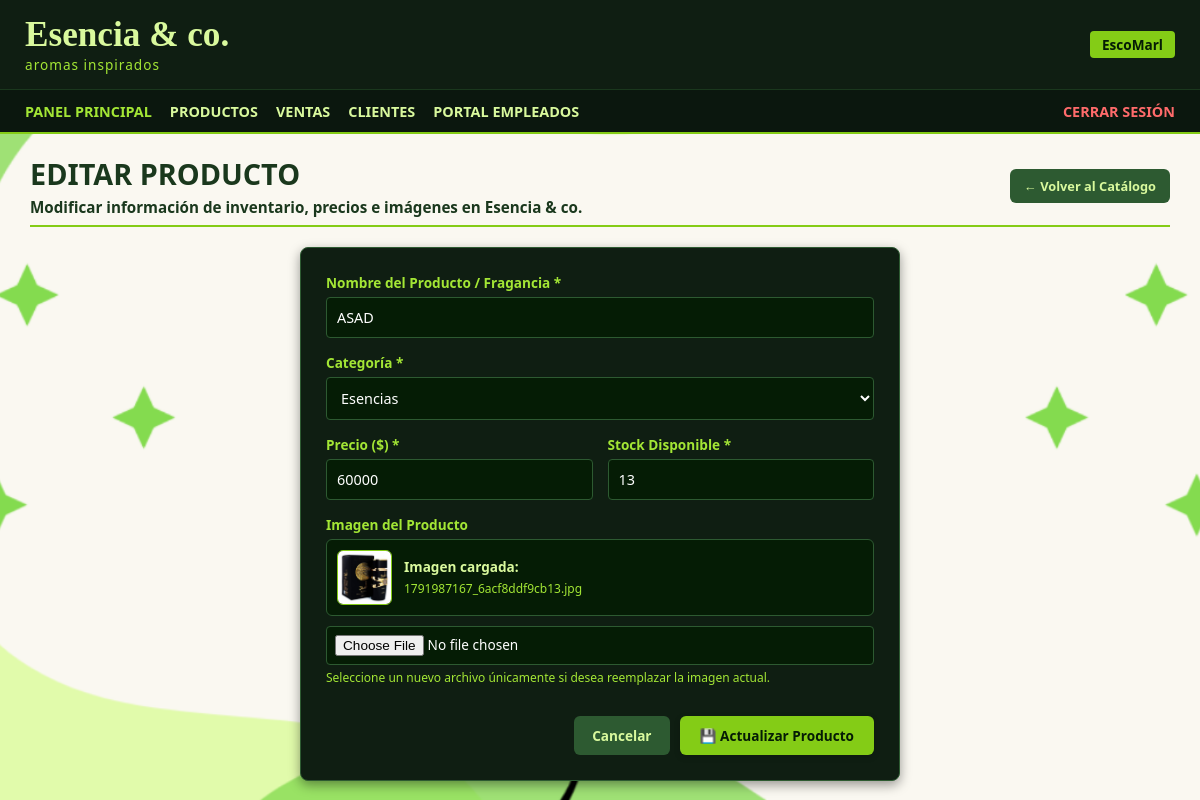
Page /escomarl/index.php?action=productos_editar&id=2 (signed in) on the committed database.
### tables this page shows
CREATE TABLE `tblproductos` (
  `IdProducto` int(11) NOT NULL,
  `NombreProducto` varchar(80) NOT NULL,
  `IdCategoria` int(11) NOT NULL,
  `Precio` decimal(12,2) NOT NULL,
  `Stock` int(11) NOT NULL DEFAULT 0,
  `Imagen` varchar(255) DEFAULT 'default.jpg'
);

CREATE TABLE `tblcategorias` (
  `IdCategoria` int(11) NOT NULL,
  `NombreCategoria` varchar(50) NOT NULL
);

### escomarl/controllers/ProductoController.php (called while the page is built, shortened)
<?php
require_once __DIR__ . '/../models/Producto.php';
class ProductoController {
    private $productoModel;
    public function __construct() {
        $this->productoModel = new Producto();
    }
    public function editar() {
        $id = (int)($_GET['id'] ?? 0);
        $producto = $this->productoModel->obtenerPorId($id);
        $categorias = $this->productoModel->obtenerCategorias();
        require_once __DIR__ . '/../views/productos/editar.php';
    }
}

### escomarl/config/database.php (called while the page is built, shortened)
<?php
class Database {
    private static $host = 'localhost';
    private static $db_name = 'bdescomarl';
    private static $username = 'root';
    private static $password = '';
    private static $instance = null;
    public static function getInstance() {
        if (self::$instance === null) {
            try {
                $dsn = "mysql:host=" . self::$host . ";dbname=" . self::$db_name . ";charset=utf8mb4";
                $options = [
                    PDO::ATTR_ERRMODE => PDO::ERRMODE_EXCEPTION,
                    PDO::ATTR_DEFAULT_FETCH_MODE => PDO::FETCH_ASSOC,
                    PDO::ATTR_EMULATE_PREPARES => false,
                ];
                self::$instance = new PDO($dsn, self::$username, self::$password, $options);
            } catch (PDOException $e) {
                error_log("Connection Error: " . $e->getMessage());
                die("Error de conexión a la base de datos: " . $e->getMessage());
            }
        }
        return self::$instance;
    }
}

### escomarl/models/Producto.php (called while the page is built, shortened)
<?php
require_once __DIR__ . '/../config/Database.php';
class Producto {
    private $db;
    public function __construct() {
        $this->db = Database::getInstance();
    }
    public function obtenerPorId($id) {
        $stmt = $this->db->prepare("SELECT p.IdProducto AS id, p.NombreProducto AS nombre, p.Precio AS precio_unitario,
                                           p.Stock AS stock_actual, p.Imagen AS imagen, p.IdCategoria, c.NombreCategoria AS categoria
                                    FROM tblproductos p
                                    LEFT JOIN tblcategorias c ON p.IdCategoria = c.IdCategoria
                                    WHERE p.IdProducto = :id LIMIT 1");
        $stmt->execute([':id' => $id]);
        return $stmt->fetch(PDO::FETCH_ASSOC);
    }
    public function obtenerCategorias() {
        try {
            $stmt = $this->db->query("SELECT IdCategoria AS id, NombreCategoria AS nombre FROM tblcategorias ORDER BY NombreCategoria ASC");
            return $stmt->fetchAll(PDO::FETCH_ASSOC);
        } catch (Exception $e) {
            return [];
        }
    }
}

### escomarl/views/productos/editar.php (the view, shortened to what this page needs)
<?php require_once __DIR__ . '/../layouts/header.php'; ?>
<div style="border-bottom: 2px solid #84cc16; padding-bottom: 8px; margin-bottom: 20px; display: flex; justify-content: space-between; align-items: center;">
    <div>
        <h2 style="color: #1a381d; font-size: 1.8rem; margin: 0; text-transform: uppercase; font-weight: 800;">EDITAR PRODUCTO</h2>
        <p style="color: #1a381d; font-size: 0.95rem; margin-top: 4px; font-weight: 600;">Modificar información de inventario, precios e imágenes en <strong>Esencia & co.</strong></p>
    </div>
    <a href="index.php?action=productos" style="padding: 8px 14px; background-color: #2d5a31; color: #d9f99d; text-decoration: none; border-radius: 6px; font-weight: bold; font-size: 0.8rem;">
        ← Volver al Catálogo
    </a>
</div>
<div style="background-color: #0f1e12; border: 1px solid #2d5a31; border-radius: 8px; padding: 25px; color: #ffffff; max-width: 600px; margin: 0 auto; box-shadow: 0 4px 12px rgba(0,0,0,0.4);">
    <form action="index.php?action=productos_editar&id=<?= $producto['id'] ?? $producto['IdProducto'] ?>" method="POST" enctype="multipart/form-data" style="display: flex; flex-direction: column; gap: 15px;">
        <div>
            <label style="display: block; color: #a3e635; font-size: 0.85rem; font-weight: bold; margin-bottom: 5px;">Nombre del Producto / Fragancia *</label>
            <input type="text" name="nombre" value="<?= htmlspecialchars($producto['nombre'] ?? $producto['NombreProducto'] ?? '') ?>" required style="width: 100%; padding: 10px; border-radius: 4px; border: 1px solid #2d5a31; background-color: #051c05; color: #ffffff; font-size: 0.9rem; box-sizing: border-box;">
        </div>
        <div>
            <label style="display: block; color: #a3e635; font-size: 0.85rem; font-weight: bold; margin-bottom: 5px;">Categoría *</label>
            <select name="categoria_id" required style="width: 100%; padding: 10px; border-radius: 4px; border: 1px solid #2d5a31; background-color: #051c05; color: #ffffff; font-size: 0.9rem; box-sizing: border-box;">
                <?php
                    $catActual = $producto['IdCategoria'] ?? $producto['categoria_id'] ?? 1;
                    if (!empty($categorias)):
                ?>
                    <?php foreach ($categorias as $cat): ?>
                        <option value="<?= $cat['id'] ?? $cat['IdCategoria'] ?>" <?= ($catActual == ($cat['id'] ?? $cat['IdCategoria'])) ? 'selected' : '' ?>>
                            <?= htmlspecialchars($cat['nombre'] ?? $cat['NombreCategoria']) ?>
                        </option>
                    <?php endforeach; ?>
                <?php else: ?>
                    <option value="1" <?= ($catActual == 1) ? 'selected' : '' ?>>Esencias</option>
                    <option value="2" <?= ($catActual == 2) ? 'selected' : '' ?>>Frascos</option>
                    <option value="3" <?= ($catActual == 3) ? 'selected' : '' ?>>Gotas / Feromonas</option>
                <?php endif; ?>
            </select>
        </div>
        <div style="display: grid; grid-template-columns: 1fr 1fr; gap: 15px;">
            <div>
                <label style="display: block; color: #a3e635; font-size: 0.85rem; font-weight: bold; margin-bottom: 5px;">Precio ($) *</label>
                <input type="number" step="100" name="precio_unitario" value="<?= (float)($producto['precio_unitario'] ?? $producto['Precio'] ?? 0) ?>" required style="width: 100%; padding: 10px; border-radius: 4px; border: 1px solid #2d5a31; background-color: #051c05; color: #ffffff; font-size: 0.9rem; box-sizing: border-box;">
            </div>
            <div>
                <label style="display: block; color: #a3e635; font-size: 0.85rem; font-weight: bold; margin-bottom: 5px;">Stock Disponible *</label>
                <input type="number" name="stock_actual" value="<?= (int)($producto['stock_actual'] ?? $producto['Stock'] ?? 0) ?>" required style="width: 100%; padding: 10px; border-radius: 4px; border: 1px solid #2d5a31; background-color: #051c05; color: #ffffff; font-size: 0.9rem; box-sizing: border-box;">
            </div>
        </div>
        <div>
            <label style="display: block; color: #a3e635; font-size: 0.85rem; font-weight: bold; margin-bottom: 5px;">Imagen del Producto</label>
            <?php
                $imgNombre = $producto['imagen'] ?? $producto['Imagen'] ?? '';
                if (!empty($imgNombre)):
            ?>
                <div style="margin-bottom: 10px; display: flex; align-items: center; gap: 12px; background-color: #051c05; padding: 10px; border-radius: 6px; border: 1px solid #2d5a31;">
                    <img src="assets/img/<?= htmlspecialchars($imgNombre) ?>"
                         alt="Imagen Actual"
                         style="width: 55px; height: 55px; object-fit: cover; border-radius: 6px; border: 1px solid #84cc16;"
                         onerror="this.src='https://via.placeholder.com/55?text=Sin+Imagen';">
                    <div>
                        <span style="font-size: 0.85rem; color: #d9f99d; display: block; font-weight: bold;">Imagen cargada:</span>
                        <span style="font-size: 0.75rem; color: #a3e635;"><?= htmlspecialchars($imgNombre) ?></span>
                    </div>
                </div>
            <?php endif; ?>
            <input type="file" name="imagen" accept="image/*" style="width: 100%; padding: 8px; border-radius: 4px; border: 1px solid #2d5a31; background-color: #051c05; color: #ffffff; font-size: 0.85rem; box-sizing: border-box;">
            <small style="color: #a3e635; font-size: 0.75rem; margin-top: 4px; display: block;">Seleccione un nuevo archivo únicamente si desea reemplazar la imagen actual.</small>
        </div>
        <div style="margin-top: 15px; display: flex; gap: 10px; justify-content: flex-end;">
            <a href="index.php?action=productos" style="padding: 10px 18px; background-color: #2d5a31; color: #d9f99d; text-decoration: none; border-radius: 6px; font-weight: bold; font-size: 0.85rem;">Cancelar</a>
            <button type="submit" style="padding: 10px 20px; background-color: #84cc16; color: #051c05; border: none; border-radius: 6px; font-weight: bold; font-size: 0.85rem; cursor: pointer; box-shadow: 0 2px 6px rgba(0,0,0,0.2);">
                💾 Actualizar Producto
            </button>
        </div>
    </form>
</div>
</div>

### escomarl/public/css/style.css (style rules this page uses)
* { box-sizing: border-box; margin: 0; padding: 0; font-family: 'Segoe UI', Tahoma, Geneva, Verdana, sans-serif; }
body { background-color: #f4f6f8; color: #2b2b2b; min-height: 100vh; }

### rows in the picture
tblproductos: nombre "ASAD", categoria_id "Esencias", precio_unitario "60000", stock_actual "13", Imagen (picture), Imagen "1791987167_6acf8ddf9cb13.jpg"
